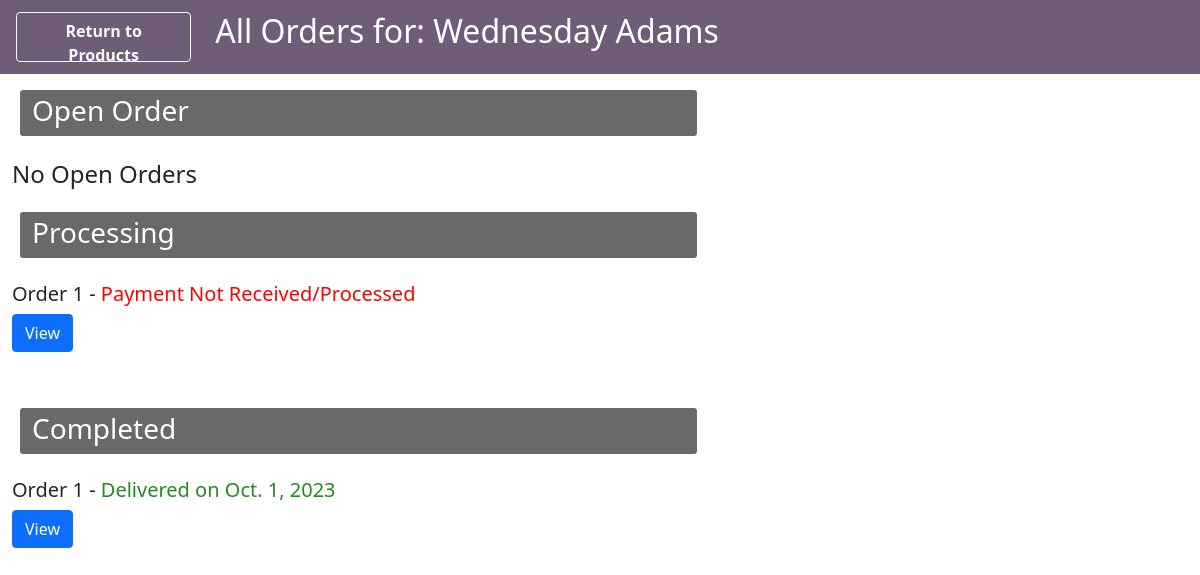
Before: /none/customer_orders (signed in) with the older database file.
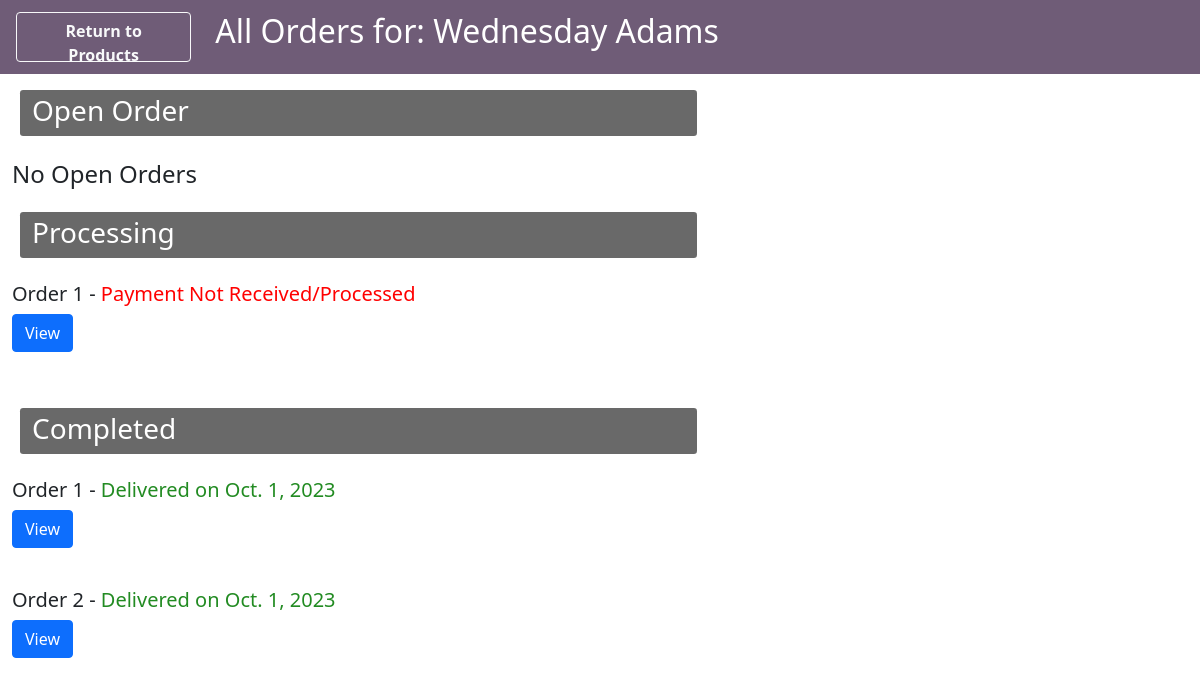
After: the same page with the newer database file.
### crafts_by_micks/models.py (models this page shows, shortened)
class Order(models.Model):
    customer = models.ForeignKey(User, on_delete=models.DO_NOTHING)
    submitted_date = models.DateField(null=True, blank=True)
    payment_received_date = models.DateField(null=True, blank=True)
    delivered_date = models.DateField(null=True, blank=True)
    total_value = models.FloatField(default=0)
    status_options = (
        ('ns','not_submitted'),
        ('r', 'receieved'),
        ('p', 'paid'),
        ('c', 'completed')
    )
    status = models.CharField(max_length=20, choices=status_options)

### product_site/views.py (the view, shortened to what this page needs)
# urls.py: path('<message>/customer_orders', views.customer_orders, name='customer_orders'),
def customer_orders(request, message):
    customer = request.user
    all_orders = Order.objects.filter(customer = customer)
    open_orders = []
    processing = []
    completed = []
    product_image_list = []
    for order in all_orders:
        if order.status == 'ns':
            open_orders.append(order)
        elif order.status == 'c':
            completed.append(order)
        else:
            processing.append(order)
    open_order_items = []
    order_total = 0
    context = {
        'customer': customer,
        'open_orders': open_orders,
        'open_order_items': open_order_items,
        'order_total': order_total,
        'processing_orders': processing,
        'completed_orders': completed,
        'product_image_list': product_image_list,
        'message': message
    }
    return render(request, 'customer_orders.html', context)

### product_site/templates/customer_orders.html (shortened to what the changed rows need)
{% load static %}
<html lang="en">
<head>
	<link href="https://cdn.jsdelivr.net/npm/bootstrap@5.0.0/dist/css/bootstrap.min.css"
        rel="stylesheet" >
</head>
<body class = "container-fluid">
    <div class = "row ps-1 pt-1 pb-1"
        style = "background-color: rgb(111, 92, 119); color: white;">
        <div class = "col-2">
        </div>
        <div class = "col-6 text-start my-1 pt-1">
            <h2>
                All Orders for: {{customer.first_name}} {{customer.last_name}}
            </h2>
        </div>
    </div>
    <div class="row my-3 mx-2 rounded">
        <h3 class = "col-xxl-7 col-xl-7 col-lg-8 col-md-9 col-12 rounded-1 pt-1 pb-2"
            style="background-color:dimgrey; color: white;">
        </h3>
    </div>
    <div class ="row">
        {% if open_orders %}
            {% for order in open_orders %}
                <form action="{% url 'product_site:submit_order' order.id %}" method="post">
                    {% csrf_token %}
                    <input class = "mx-3 btn btn-primary"
                        type="submit"
                        value="Submit Order">
                </form>
                {% for order_item in open_order_items %}
                <div class="card col-xxl-4 col-xl-4 col-lg-4 col-md-6 col-sm-12 col-xs-12 my-2"
                    style="background-color: rgb(222, 222, 222); border: 3px solid black;">
                    <div class = "row">
                        <div class = "col-6">
                            {% for product_image in product_image_list %}
                                {%if product_image.0 == order_item.product_id %}
                                    <img  class="card-img-top mx-1 my-2"
                                        style="width: 100%; height: 15rem;
                                        object-fit:cover; border: 2px solid white;"
                                        src="{{product_image.1.url}}">
                                {% endif %}
                        {% endfor %}
                        </div>
                        <div class = "col-6">
                            {% if order_item.options %}
                            <ul class="list-group">
                                <h5 class = "my-2">Options:</h5>
                                {% for option in order_item.options %}
                                    {%if option != ""%}
                                        <li class="list-group-item my-0 border rounded"
                                        style="max-width: 100%;">{{option}}</li>
                                    {% endif %}
                                {% endfor %}
                            </ul>
                            {% endif %}
                        </div>
                    </div>
                    <div class="card-body">
                        <h4 class="card-title">{{order_item.product_title}}</h4>
                        <h5 class="card-title">Unit Price: R{{order_item.price}}</h5>
                        <h5 class="card-title">Quantity: {{order_item.quantity}}</h5>
                        {% if order_item.chosen_size != 'none' %}
                            <h5 class="card-title">Size: {{order_item.chosen_size}}</h5>
                        {% else %}
                            &nbsp
                        {% endif %}
                      <form action = "{% url 'product_site:remove_item' order_item.id order.id %}">
                        <button class = "btn btn-danger" type="submit"> Remove </button>
                    </form>
                    </div>
                  </div>
                {% endfor %}
            {% endfor %}
        {% else %}
            <h4>No Open Orders</h4>
        {% endif %}
    </div>
    <div class="row my-3 mx-2 rounded">
        <h3 class = "col-xxl-7 col-xl-7 col-lg-8 col-md-9 col-12 rounded-1 pt-1 pb-2"
            style="background-color:dimgrey; color: white;">
        </h3>
    </div>
    {% if processing_orders %}
        {% for order in processing_orders %}
            {% if order.payment_received_date%}
                <h5>Order {{forloop.counter}} -
                    <span style = "color:forestgreen;">Paid on {{order.payment_received_date}}</span>
                </h5>
            {% else %}
                <h5>Order {{forloop.counter}} -
                    <span style="color: red;">Payment Not Received/Processed</span>
                </h5>
            {% endif %}
            <form action="{% url 'product_site:view_order' order.id 'none' %}">
                <button class = "btn btn-primary" type="submit">View</button>
            </form>
            <br>
        {% endfor %}
    {% else %}
        <h4>No Orders being processed</h4>
    {% endif %}
    <div class="row my-3 mx-2 rounded">
        <h3 class = "col-xxl-7 col-xl-7 col-lg-8 col-md-9 col-12 rounded-1 pt-1 pb-2"
            style="background-color:dimgrey; color: white;">
            Completed</h3>
    </div>
    {% if completed_orders %}
        {% for order in completed_orders %}
            <h5>Order {{forloop.counter}} -
                <span style = "color:forestgreen;">Delivered on {{order.delivered_date}}</span>
            </h5>
            <form action="{% url 'product_site:view_order' order.id 'none' %}">
                <button class = "btn btn-primary" type="submit">View</button>
            </form>
            <br>
        {% endfor %}
    {% else %}
        <h4>No Completed Orders</h4>
    {% endif %}
</body>
</html>

Changed rows visible on the page:
added Order: delivered_date "Oct. 1, 2023", shown under "Completed"
